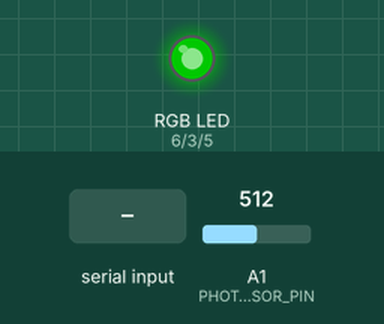
Bench run of a sketch on a simulated Arduino Uno, built with avr-gcc and run on an emulated ATmega328P. Shown: an RGB LED mixed from three pins (HIGH = lit). The inputs (shaded band) are chosen by the test bench; at power-on: A1 (PHOTO_SENSOR_PIN) = 512. Dim RGB values are drawn brighter than linear; what the sketch prints to the serial monitor is not drawn.

Above: at 1.2 s.
1.3 s: "2" received over Serial
At 2.1 s:
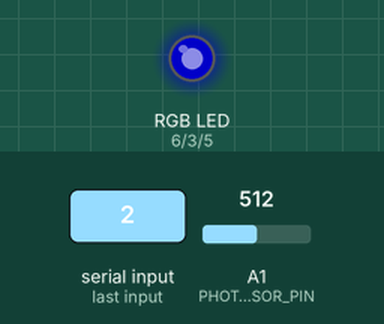
3.1 s: A1 (PHOTO_SENSOR_PIN) set to 590
4.6 s: A1 (PHOTO_SENSOR_PIN) set to 614
At 5.8 s:
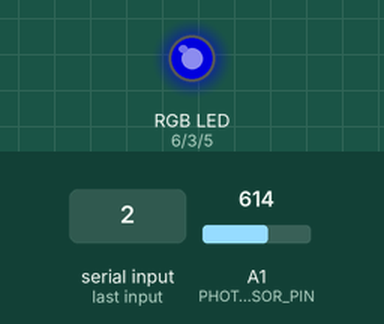
6.1 s: "1" received over Serial
At 7.9 s:
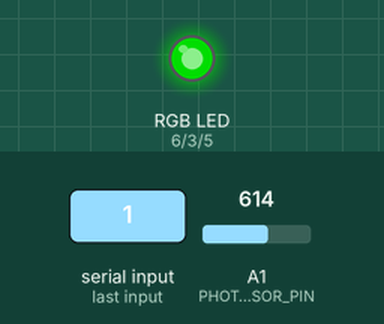
8.2 s: "3" received over Serial
At 10.4 s:
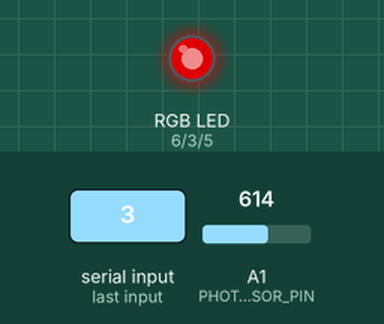
10.9 s: A1 (PHOTO_SENSOR_PIN) set to 511
At 12.0 s:
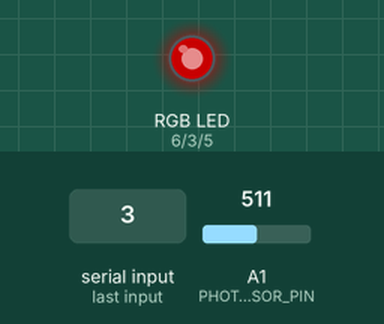
Timing chart, 0 to 13.7 s (numbered marks = the images above; inputs shaded):
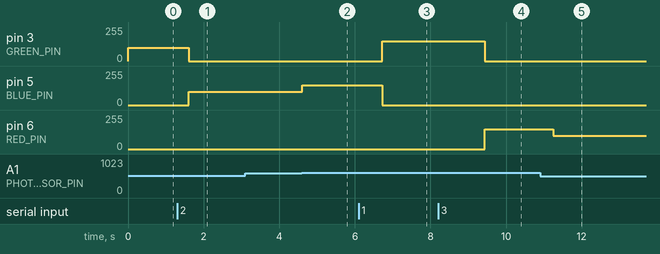

The sketch:

rgb.ino
```cpp
const int GREEN_PIN = 3;
const int BLUE_PIN = 5;
const int RED_PIN = 6;

const int PHOTO_SENSOR_PIN = A1;
int photo_sensor_value;

int tv_state = 1;

const byte numChars = 16;
char receivedChars[numChars];


void setup() {

  pinMode(GREEN_PIN, OUTPUT);
  pinMode(BLUE_PIN, OUTPUT);
  pinMode(RED_PIN, OUTPUT);

  Serial.begin(9600);

}

void loop() {

  readinput();
  content();
//  if(receivedChars[0] != '\0'){
//     Serial.print(receivedChars);
//
//     Serial.flush();
//     delay(3000);
//    content();
//  }

  photo_sensor_value = analogRead(PHOTO_SENSOR_PIN);
  int val = map(photo_sensor_value, 0, 1023, 0, 255);

  if(val <= 100){
    displayRightColor(100);
  }
  else if(val > 100 && val <= 150){
    displayRightColor(100);
  }
  else{
    displayRightColor(150);
  }

}

void content(){
  for(int i = 0; i < numChars; i++){

    if(receivedChars[i] != '\0'){

      if(receivedChars[i] == '1'){
         tv_state = 1;
      }
      if(receivedChars[i] == '2'){
         tv_state = 2;
       }
       if(receivedChars[i] == '3'){
         tv_state = 3;
       }

       Serial.print(receivedChars[i]);
       Serial.flush();
       delay(300);
    }
  }
}

void readinput(){

  char rc;
  static byte ndx = 0;
  char endMarker = '>';

  while(Serial.available() > 0){
      rc = Serial.read();

      if (rc != endMarker) {
          receivedChars[ndx] = rc;
          ndx++;
          if (ndx >= numChars) {
              ndx = numChars - 1;
          }
      }
      else {
         receivedChars[ndx] = '\0'; // terminate the string
         ndx = 0;
      }
   }

}


void displayRightColor(int value){
  if(tv_state == 3){
      //Tv is on standby
      setColor(value, 0, 0);
    }
    if(tv_state == 1){
      //Tv is casting
      setColor(0, value, 0);
    }
    if(tv_state == 2){
      //Tv on channel
      setColor(0, 0, value);
    }
}

void setColor(int redValue, int greenValue, int blueValue){
   analogWrite(RED_PIN, redValue);
   analogWrite(GREEN_PIN, greenValue);
   analogWrite(BLUE_PIN, blueValue);
}
```

Measured:
- the behaviour switches between 605 and 606 on A1 (PHOTO_SENSOR_PIN) (found by bisection; images 1 and 2)
- after the input at 1.3 s, pin 3 (GREEN_PIN): 100/255 → 0/255 after 0.30 s; pin 5 (BLUE_PIN): 0/255 → 100/255 after 0.30 s
- after the input at 3.1 s, every drawn part: stays the same
- after the input at 4.6 s, pin 5 (BLUE_PIN): 100/255 → 150/255 at once
- after the input at 6.1 s, pin 3 (GREEN_PIN): 0/255 → 150/255 after 0.62 s; pin 5 (BLUE_PIN): 150/255 → 0/255 after 0.62 s
- after the input at 8.2 s, pin 3 (GREEN_PIN): 150/255 → 0/255 after 1.2 s; pin 6 (RED_PIN): 0/255 → 150/255 after 1.2 s
- after the input at 10.9 s, pin 6 (RED_PIN): 150/255 → 100/255 after 0.34 s
